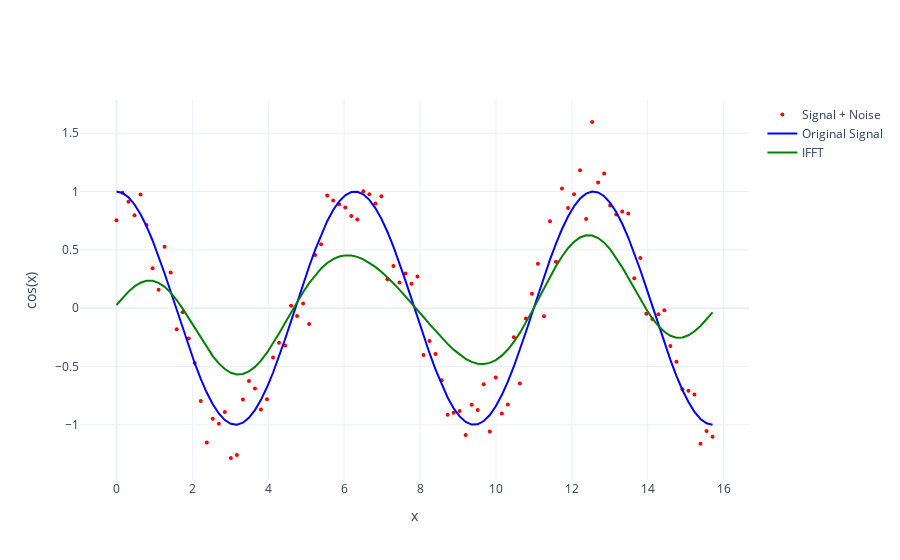

The notebook cell saved with this chart:
### Code cell
import numpy as np
import plotly.graph_objects as go

# Generate values for x between 0 and 2π using linspace
x = np.linspace(0, 5 * np.pi, 100)
y_original = np.cos(x)
y_noisy = y + np.random.randn(100)*0.2

n = len(y_noisy)
Y = np.fft.fft(y_noisy)
np.put(Y, range(5, n), 0.0)
ifft = np.fft.ifft(Y).real

fig = go.Figure()

# Add a scatter trace for cos(x) with points only
fig.add_trace(go.Scatter(x=x, y=y_noisy, mode='markers', name='Signal + Noise', marker=dict(color='red', size=4)))
fig.add_trace(go.Scatter(x=x, y=y_original, mode='lines', name='Original Signal', line=dict(color='blue')))
fig.add_trace(go.Scatter(x=x,y=ifft, mode='lines', name='IFFT', line=dict(color='green')))
# Add titles and labels
fig.update_layout(title='',
                  xaxis_title='x',
                  yaxis_title='cos(x)',
                  template='plotly_white')

# Show the plot
fig.show()
